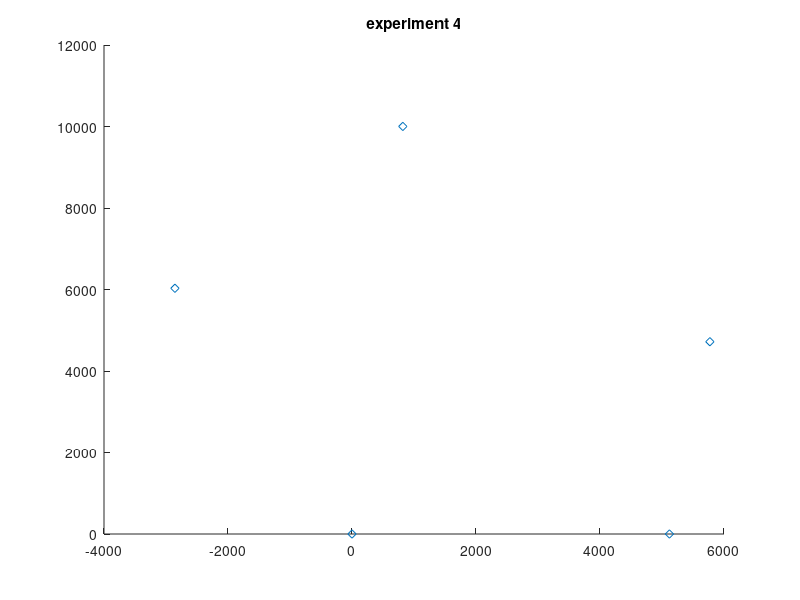

The MATLAB source for this figure: (Note: this script raises an error after producing the figure.)
%%  nodes oder x2, x3, x1, x5, x6
    %     locations fixed: x1(0,0)  x3(+6,0) for v2
    %     locations fixed: x2(0,0)  x3(-6,0) for v1
    % unit mm
    
% clear;
experiment = 4; % [1.1 1 2 3 4]

nodesNumber = 5;
% circle_center  = importdata('circleCenterPos_by_determineCircleCenterPositionBaseOnDistToEachOthers.mat');
% circle_center = 1000* circle_center;
% circle_angle = [0:pi/50:2*pi];
% circle_x = (circle_center(1)+1000 *2.5*cos(circle_angle)); %unit mm
% circle_y = ( circle_center(2)+1000 *2.5*sin(circle_angle)); %unit mm

switch experiment
    case 1.1
        distances2all_abs = importdata('data_t_dist_1.1-CENTER_t.mat');    
    case 1
        distances2all_abs = importdata('data_t_dist_1-CENTER_t.mat');
    case 2
        distances2all_abs = importdata('dist_2nd_tag_beginFromCenter2_0x2_0x3_back_from_0x1.mat');
            case 3
        distances2all_abs = importdata('dist_3rd_tag_beginFromCenter2_0x2_0x3_back_from_0x1_up_down.mat');
    case 4
        distances2all_abs = importdata('data_t_dist_p4_circle_t.mat');
    otherwise
        warning('please specify the experiment number #')
end 
    
positionOfNodes = importdata('nodePos_by_determineNodesPositionBaseOnDistToEachOthers.mat');

% change the unit from m to mm
positionOfNodes = positionOfNodes*1000;
% change the oder to adapt to the nodes oder x2, x3, x1, x5, x6
distances2all_abs = [distances2all_abs(:,2), distances2all_abs(:,3), distances2all_abs(:,4), distances2all_abs(:,5), distances2all_abs(:,6)];
distances2all_abs = distances2all_abs';
%% make cross points of circles with Radius distances2all
% make circles
string =sprintf('experiment %d', experiment);
figure; title(string);hold on; % axis square; axis tight;
plot(positionOfNodes(1,:), positionOfNodes(2,:), 'd');
plot(circle_center(1,:), circle_center(2,:), '*');

switch experiment
    case 1
        %--only for experiment 1: plot the circle base on the optical measurements,
        %--base on which the certen of the circle for experi 2&3 is (1000, 4750)
        % optical_measurement = [4250, 5910, 4730, 4670, 5570];
        %     for i = 1 : size(positionOfNodes, 2)
        %         h(i) = plotCircle(positionOfNodes(1, i), positionOfNodes(2, i), ...
        %             optical_measurement(i), 0*pi, 2*pi); % 0, 2*pi); %
        %     end
        % just plot the circle center
        plot(circle_center(1), circle_center(2), '+');
    case 2
        %plot the circle centered in (1000, 4750) which
        %is the traj of experi_2 & traj_projection of experi_3
        plot(circle_center(1), circle_center(2), '+');
        plot(circle_x, circle_y,'-+');
    case 3
        plot(circle_center(1), circle_center(2), '+');
        plot(circle_x, circle_y,'-+');        
    case 4
        plot(circle_center(1), circle_center(2), '+');
        plot(circle_x, circle_y,'-+');    
    otherwise
        warning('please specify the experiment number #')
end

for j = 1:size(distances2all_abs, 2)
    % h_1 = plot(traj(1,j), traj(2,j), 'ro'); %hold on;
    if nodesNumber == 5
        for i = 1 : size(positionOfNodes, 2)
            h(i) = plotCircle(positionOfNodes(1, i), positionOfNodes(2, i), ...
                distances2all_abs(i, j), 0*pi, 2*pi); % 0, 2*pi); %
            %plotCircle(positionOfNodes(1, i), positionOfNodes(2, i), distances2all_abs(i, 1), 0, 2*pi);
            %hold on;
        end
%         h(3) = plotCircle(positionOfNodes(1, 3), positionOfNodes(2, 3), ...
%             distances2all_abs(3, j), (i+4)*pi/2, (i+5)*pi/2+pi/6); % (i+2)*pi/2, (i+3)*pi/2);
    end
    axis square; axis tight;
    xlim([-5000 6000]); ylim([-1000 11000]);  
    string =sprintf('j %d, experiment %d', j, experiment);
    title(string);
    pause(0.15);
    delete(h); %delete(h_1);
end
% make cross points 'x'
 
function h_circle = plotCircle(x,y,r,ang_start,ang_end)
%x and y are the coordinates of the center of the circle
%r is the radius of the circle
%0.01 is the angle step, bigger values will draw the circle faster but
%you might notice imperfections (not very smooth)
ang=ang_start:0.01:ang_end; 
%ang=0:0.01:2*pi; 
xp=r*cos(ang);
yp=r*sin(ang);
h_circle = plot(x+xp,y+yp);
end
